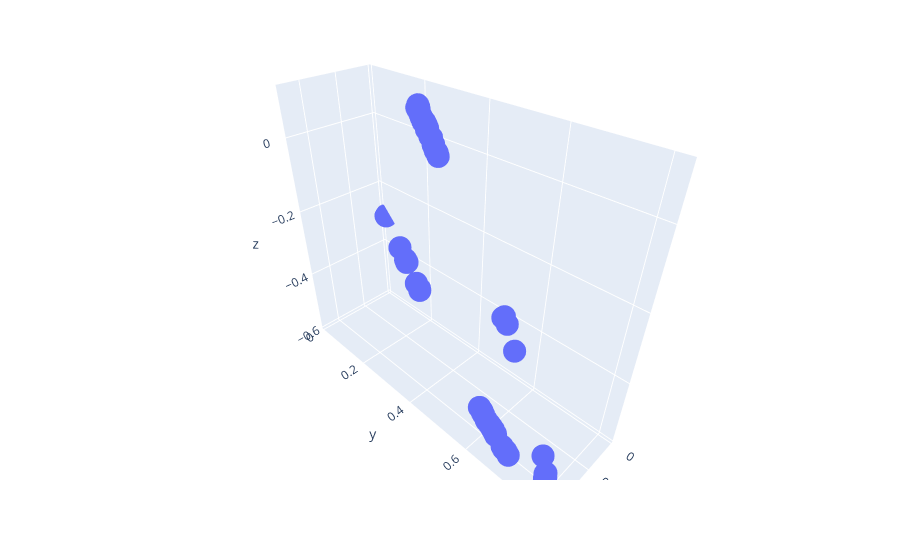

Notebook code cell kept with this figure:
### Code cell
import plotly.express as px
fig = px.scatter_3d(x=d[:,0].tolist(), y=d[:,1].tolist(), z=d[:,2].tolist())
fig.show()
# fig.write_html('/home/wilson/a.html')

# fig = plt.figure()
# ax = fig.add_subplot(projection='3d')
# ax.scatter(a[:,0].tolist(), a[:,1].tolist(), a[:,2].tolist(), c='b', alpha=1.)
# ax.scatter(full_a[:,0].tolist(), full_a[:,1].tolist(), full_a[:,2].tolist(), c='b', alpha=0.1)
# plt.show()
# plt.scatter(d[:,0].tolist(), d[:,1].tolist())
